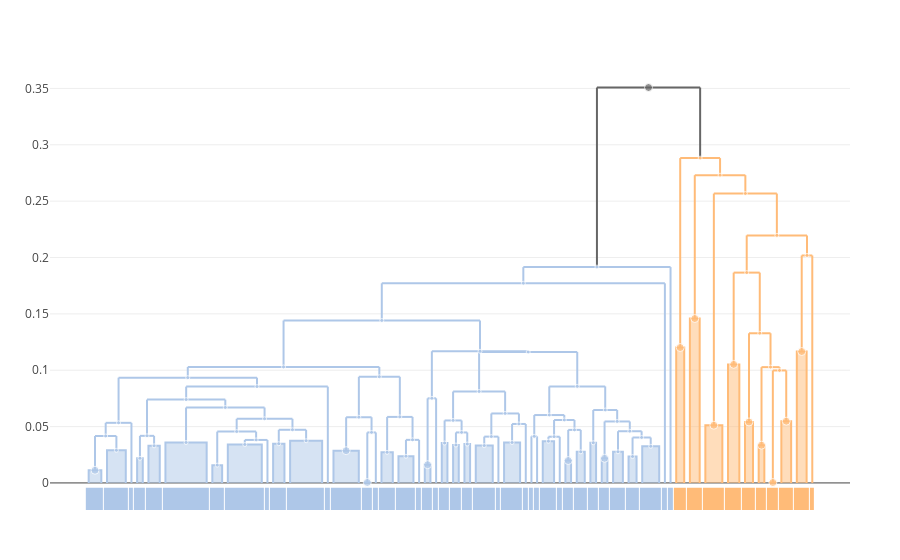

Source (notebook cell):
### Code cell
trees["all"] = cluster_annotate(cdata, 1:cdata.ntaxa)
plot(dendrogram(cdata, trees["all"]))

### Figure 1 — Plotly figure (JSON) as saved in the notebook; plotly's stock layout.template omitted (floating-point values rounded to 4 significant figures; data arrays with more than 128 entries replaced by an {"elided": "..."} marker saying what was removed)
{"data": [{"hoverinfo": "skip", "line": {"color": "#AEC7E8"}, "mode": "lines", "showlegend": false, "type": "scatter", "x": [48.7, 55.94, null, 48.7, 48.7, null, 55.94, 55.94, null], "y": [0.09419, 0.09419, null, 0.09419, 0.05827, null, 0.09419, 0.05858, null], "yaxis": "y"}, {"fill": "toself", "hoverinfo": "skip", "line": {"color": "#AEC7E8"}, "mode": "lines", "showlegend": false, "type": "scatter", "x": [33.56, 33.56, 35.56, 35.56], "y": [0, 0.03479, 0.03479, 0], "yaxis": "y"}, {"fill": "toself", "hoverinfo": "skip", "line": {"color": "#AEC7E8"}, "mode": "lines", "showlegend": false, "type": "scatter", "x": [25.56, 25.56, 31.56, 31.56], "y": [0, 0.03408, 0.03408, 0], "yaxis": "y"}, {"hoverinfo": "skip", "line": {"color": "#AEC7E8"}, "mode": "lines", "showlegend": false, "type": "scatter", "x": [83.17, 86.77, null, 83.17, 83.17, null, 86.77, 86.77, null], "y": [0.05584, 0.05584, null, 0.05584, 0.04099, null, 0.05584, 0.04706, null], "yaxis": "y"}, {"fill": "toself", "hoverinfo": "skip", "line": {"color": "#AEC7E8"}, "mode": "lines", "showlegend": false, "type": "scatter", "x": [22.83, 22.83, 24.56, 24.56], "y": [0, 0.01578, 0.01578, 0], "yaxis": "y"}, {"fill": "toself", "hoverinfo": "skip", "line": {"color": "#FFBB78"}, "mode": "lines", "showlegend": false, "type": "scatter", "x": [104.7, 104.7, 106.1, 106.1], "y": [0, 0.1201, 0.1201, 0], "yaxis": "y"}, {"hoverinfo": "skip", "line": {"color": "#AEC7E8"}, "mode": "lines", "showlegend": false, "type": "scatter", "x": [82.32, 92.2, null, 82.32, 82.32, null, 92.2, 92.2, null], "y": [0.08566, 0.08566, null, 0.08566, 0.06023, null, 0.08566, 0.06468, null], "yaxis": "y"}, {"hoverinfo": "skip", "line": {"color": "#FFBB78"}, "mode": "lines", "showlegend": false, "type": "scatter", "x": [119.8, 123.0, null, 119.8, 119.8, null, 123.0, 123.0, null], "y": [0.1027, 0.1027, null, 0.1027, 0.03349, null, 0.1027, 0.09979, null], "yaxis": "y"}, {"hoverinfo": "skip", "line": {"color": "#AEC7E8"}, "mode": "lines", "showlegend": false, "type": "scatter", "x": [18.19, 32.06, null, 18.19, 18.19, null, 32.06, 32.06, null], "y": [0.0669, 0.0669, null, 0.0669, 0.03584, null, 0.0669, 0.05689, null], "yaxis": "y"}, {"hoverinfo": "skip", "line": {"color": "#AEC7E8"}, "mode": "lines", "showlegend": false, "type": "scatter", "x": [53.69, 58.18, null, 53.69, 53.69, null, 58.18, 58.18, null], "y": [0.05858, 0.05858, null, 0.05858, 0.02712, null, 0.05858, 0.03822, null], "yaxis": "y"}, {"hoverinfo": "skip", "line": {"color": "#AEC7E8"}, "mode": "lines", "showlegend": false, "type": "scatter", "x": [82.17, 84.17, null, 82.17, 82.17, null, 84.17, 84.17, null], "y": [0.04099, 0.04099, null, 0.04099, 0.03698, null, 0.04099, 0, null], "yaxis": "y"}, {"fill": "toself", "hoverinfo": "skip", "line": {"color": "#AEC7E8"}, "mode": "lines", "showlegend": false, "type": "scatter", "x": [52.69, 52.69, 54.69, 54.69], "y": [0, 0.02712, 0.02712, 0], "yaxis": "y"}, {"fill": "toself", "hoverinfo": "skip", "line": {"color": "#AEC7E8"}, "mode": "lines", "showlegend": false, "type": "scatter", "x": [81.17, 81.17, 83.17, 83.17], "y": [0, 0.03698, 0.03698, 0], "yaxis": "y"}, {"fill": "toself", "hoverinfo": "skip", "line": {"color": "#AEC7E8"}, "mode": "lines", "showlegend": false, "type": "scatter", "x": [69.34, 69.34, 72.34, 72.34], "y": [0, 0.03311, 0.03311, 0], "yaxis": "y"}, {"hoverinfo": "skip", "line": {"color": "#AEC7E8"}, "mode": "lines", "showlegend": false, "type": "scatter", "x": [28.56, 32.56, null, 28.56, 28.56, null, 32.56, 32.56, null], "y": [0.03814, 0.03814, null, 0.03814, 0.03408, null, 0.03814, 0, null], "yaxis": "y"}, {"hoverinfo": "skip", "line": {"color": "#AEC7E8"}, "mode": "lines", "showlegend": false, "type": "scatter", "x": [52.75, 102.7, null, 52.75, 52.75, null, 102.7, 102.7, null], "y": [0.1771, 0.1771, null, 0.1771, 0.1441, null, 0.1771, 0, null], "yaxis": "y"}, {"fill": "toself", "hoverinfo": "skip", "line": {"color": "#AEC7E8"}, "mode": "lines", "showlegend": false, "type": "scatter", "x": [14.55, 14.55, 21.83, 21.83], "y": [0, 0.03584, 0.03584, 0], "yaxis": "y"}, {"hoverinfo": "skip", "line": {"color": "#AEC7E8"}, "mode": "lines", "showlegend": false, "type": "scatter", "x": [61.59, 78.59, null, 61.59, 61.59, null, 78.59, 78.59, null], "y": [0.1168, 0.1168, null, 0.1168, 0.07505, null, 0.1168, 0.1161, null], "yaxis": "y"}, {"hoverinfo": "skip", "line": {"color": "#AEC7E8"}, "mode": "lines", "showlegend": false, "type": "scatter", "x": [63.84, 66.84, null, 63.84, 63.84, null, 66.84, 66.84, null], "y": [0.05543, 0.05543, null, 0.05543, 0.03538, null, 0.05543, 0.04479, null], "yaxis": "y"}, {"fill": "toself", "hoverinfo": "skip", "line": {"color": "#AEC7E8"}, "mode": "lines", "showlegend": false, "type": "scatter", "x": [36.56, 36.56, 42.22, 42.22], "y": [0, 0.0374, 0.0374, 0], "yaxis": "y"}, {"hoverinfo": "skip", "line": {"color": "#AEC7E8"}, "mode": "lines", "showlegend": false, "type": "scatter", "x": [79.17, 80.17, null, 79.17, 79.17, null, 80.17, 80.17, null], "y": [0.0413, 0.0413, null, 0.0413, 0, null, 0.0413, 0, null], "yaxis": "y"}, {"hoverinfo": "skip", "line": {"color": "#AEC7E8"}, "mode": "lines", "showlegend": false, "type": "scatter", "x": [90.08, 94.31, null, 90.08, 90.08, null, 94.31, 94.31, null], "y": [0.06468, 0.06468, null, 0.06468, 0.03563, null, 0.06468, 0.05453, null], "yaxis": "y"}, {"hoverinfo": "skip", "line": {"color": "#AEC7E8"}, "mode": "lines", "showlegend": false, "type": "scatter", "x": [57.02, 59.34, null, 57.02, 57.02, null, 59.34, 59.34, null], "y": [0.03822, 0.03822, null, 0.03822, 0.02368, null, 0.03822, 0, null], "yaxis": "y"}, {"hoverinfo": "skip", "line": {"color": "#AEC7E8"}, "mode": "lines", "showlegend": false, "type": "scatter", "x": [6.279, 30.72, null, 6.279, 6.279, null, 30.72, 30.72, null], "y": [0.0934, 0.0934, null, 0.0934, 0.05332, null, 0.0934, 0.08545, null], "yaxis": "y"}, {"hoverinfo": "skip", "line": {"color": "#AEC7E8"}, "mode": "lines", "showlegend": false, "type": "scatter", "x": [46.46, 50.94, null, 46.46, 46.46, null, 50.94, 50.94, null], "y": [0.05827, 0.05827, null, 0.05827, 0.02862, null, 0.05827, 0.0448, null], "yaxis": "y"}, {"hoverinfo": "skip", "line": {"color": "#AEC7E8"}, "mode": "lines", "showlegend": false, "type": "scatter", "x": [92.08, 96.54, null, 92.08, 92.08, null, 96.54, 96.54, null], "y": [0.05453, 0.05453, null, 0.05453, 0.02185, null, 0.05453, 0.04586, null], "yaxis": "y"}, {"fill": "toself", "hoverinfo": "skip", "line": {"color": "#FFBB78"}, "mode": "lines", "showlegend": false, "type": "scatter", "x": [107.1, 107.1, 108.9, 108.9], "y": [0, 0.1459, 0.1459, 0], "yaxis": "y"}, {"hoverinfo": "skip", "line": {"color": "#AEC7E8"}, "mode": "lines", "showlegend": false, "type": "scatter", "x": [65.84, 67.84, null, 65.84, 65.84, null, 67.84, 67.84, null], "y": [0.04479, 0.04479, null, 0.04479, 0.03363, null, 0.04479, 0.03449, null], "yaxis": "y"}, {"hoverinfo": "skip", "line": {"color": "#AEC7E8"}, "mode": "lines", "showlegend": false, "type": "scatter", "x": [34.56, 39.39, null, 34.56, 34.56, null, 39.39, 39.39, null], "y": [0.04716, 0.04716, null, 0.04716, 0.03479, null, 0.04716, 0.0374, null], "yaxis": "y"}, {"fill": "toself", "hoverinfo": "skip", "line": {"color": "#AEC7E8"}, "mode": "lines", "showlegend": false, "type": "scatter", "x": [85.17, 85.17, 86.17, 86.17], "y": [0, 0.01988, 0.01988, 0], "yaxis": "y"}, {"fill": "toself", "hoverinfo": "skip", "line": {"color": "#FFBB78"}, "mode": "lines", "showlegend": false, "type": "scatter", "x": [113.9, 113.9, 115.9, 115.9], "y": [0, 0.1052, 0.1052, 0], "yaxis": "y"}, {"fill": "toself", "hoverinfo": "skip", "line": {"color": "#AEC7E8"}, "mode": "lines", "showlegend": false, "type": "scatter", "x": [49.69, 49.69, 50.69, 50.69], "y": [0, 0.0004105, 0.0004105, 0], "yaxis": "y"}, {"fill": "toself", "hoverinfo": "skip", "line": {"color": "#AEC7E8"}, "mode": "lines", "showlegend": false, "type": "scatter", "x": [67.34, 67.34, 68.34, 68.34], "y": [0, 0.03449, 0.03449, 0], "yaxis": "y"}, {"hoverinfo": "skip", "line": {"color": "#FFBB78"}, "mode": "lines", "showlegend": false, "type": "scatter", "x": [121.8, 124.2, null, 121.8, 121.8, null, 124.2, 124.2, null], "y": [0.09979, 0.09979, null, 0.09979, 0.0003837, null, 0.09979, 0.05478, null], "yaxis": "y"}, {"fill": "toself", "hoverinfo": "skip", "line": {"color": "#AEC7E8"}, "mode": "lines", "showlegend": false, "type": "scatter", "x": [63.34, 63.34, 64.34, 64.34], "y": [0, 0.03538, 0.03538, 0], "yaxis": "y"}, {"fill": "toself", "hoverinfo": "skip", "line": {"color": "#AEC7E8"}, "mode": "lines", "showlegend": false, "type": "scatter", "x": [98.73, 98.73, 101.7, 101.7], "y": [0, 0.03248, 0.03248, 0], "yaxis": "y"}, {"fill": "toself", "hoverinfo": "skip", "line": {"color": "#FFBB78"}, "mode": "lines", "showlegend": false, "type": "scatter", "x": [109.9, 109.9, 112.9, 112.9], "y": [0, 0.0512, 0.0512, 0], "yaxis": "y"}, {"fill": "toself", "hoverinfo": "skip", "line": {"color": "#FFBB78"}, "mode": "lines", "showlegend": false, "type": "scatter", "x": [123.3, 123.3, 125.0, 125.0], "y": [0, 0.05478, 0.05478, 0], "yaxis": "y"}, {"hoverinfo": "skip", "line": {"color": "#AEC7E8"}, "mode": "lines", "showlegend": false, "type": "scatter", "x": [94.45, 98.62, null, 94.45, 94.45, null, 98.62, 98.62, null], "y": [0.04586, 0.04586, null, 0.04586, 0.0276, null, 0.04586, 0.04031, null], "yaxis": "y"}, {"hoverinfo": "skip", "line": {"color": "#AEC7E8"}, "mode": "lines", "showlegend": false, "type": "scatter", "x": [18.5, 52.32, null, 18.5, 18.5, null, 52.32, 52.32, null], "y": [0.1029, 0.1029, null, 0.1029, 0.0934, null, 0.1029, 0.09419, null], "yaxis": "y"}, {"fill": "toself", "hoverinfo": "skip", "line": {"color": "#FFBB78"}, "mode": "lines", "showlegend": false, "type": "scatter", "x": [121.3, 121.3, 122.3, 122.3], "y": [0, 0.0003837, 0.0003837, 0], "yaxis": "y"}, {"hoverinfo": "skip", "line": {"color": "#666666"}, "mode": "lines", "showlegend": false, "type": "scatter", "x": [90.73, 109.0, null, 90.73, 90.73, null, 109.0, 109.0, null], "y": [0.3508, 0.3508, null, 0.3508, 0.1915, null, 0.3508, 0.2882, null], "yaxis": "y"}, {"fill": "toself", "hoverinfo": "skip", "line": {"color": "#AEC7E8"}, "mode": "lines", "showlegend": false, "type": "scatter", "x": [1, 1, 3.236, 3.236], "y": [0, 0.01125, 0.01125, 0], "yaxis": "y"}, {"hoverinfo": "skip", "line": {"color": "#AEC7E8"}, "mode": "lines", "showlegend": false, "type": "scatter", "x": [27.13, 36.98, null, 27.13, 27.13, null, 36.98, 36.98, null], "y": [0.05689, 0.05689, null, 0.05689, 0.04553, null, 0.05689, 0.04716, null], "yaxis": "y"}, {"hoverinfo": "skip", "line": {"color": "#AEC7E8"}, "mode": "lines", "showlegend": false, "type": "scatter", "x": [77.74, 103.7, null, 77.74, 77.74, null, 103.7, 103.7, null], "y": [0.1915, 0.1915, null, 0.1915, 0.1771, null, 0.1915, 0, null], "yaxis": "y"}, {"fill": "toself", "hoverinfo": "skip", "line": {"color": "#AEC7E8"}, "mode": "lines", "showlegend": false, "type": "scatter", "x": [87.17, 87.17, 88.58, 88.58], "y": [0, 0.0276, 0.0276, 0], "yaxis": "y"}, {"hoverinfo": "skip", "line": {"color": "#AEC7E8"}, "mode": "lines", "showlegend": false, "type": "scatter", "x": [35.41, 70.09, null, 35.41, 35.41, null, 70.09, 70.09, null], "y": [0.1441, 0.1441, null, 0.1441, 0.1029, null, 0.1441, 0.1168, null], "yaxis": "y"}, {"hoverinfo": "skip", "line": {"color": "#AEC7E8"}, "mode": "lines", "showlegend": false, "type": "scatter", "x": [97.02, 100.2, null, 97.02, 97.02, null, 100.2, 100.2, null], "y": [0.04031, 0.04031, null, 0.04031, 0.0234, null, 0.04031, 0.03248, null], "yaxis": "y"}, {"hoverinfo": "skip", "line": {"color": "#AEC7E8"}, "mode": "lines", "showlegend": false, "type": "scatter", "x": [2.118, 5.894, null, 2.118, 2.118, null, 5.894, 5.894, null], "y": [0.04162, 0.04162, null, 0.04162, 0.01125, null, 0.04162, 0.02892, null], "yaxis": "y"}, {"hoverinfo": "skip", "line": {"color": "#FFBB78"}, "mode": "lines", "showlegend": false, "type": "scatter", "x": [117.6, 121.4, null, 117.6, 117.6, null, 121.4, 121.4, null], "y": [0.1328, 0.1328, null, 0.1328, 0.0541, null, 0.1328, 0.1027, null], "yaxis": "y"}, {"fill": "toself", "hoverinfo": "skip", "line": {"color": "#FFBB78"}, "mode": "lines", "showlegend": false, "type": "scatter", "x": [126.0, 126.0, 127.8, 127.8], "y": [0, 0.1166, 0.1166, 0], "yaxis": "y"}, {"hoverinfo": "skip", "line": {"color": "#AEC7E8"}, "mode": "lines", "showlegend": false, "type": "scatter", "x": [23.7, 30.56, null, 23.7, 23.7, null, 30.56, 30.56, null], "y": [0.04553, 0.04553, null, 0.04553, 0.01578, null, 0.04553, 0.03814, null], "yaxis": "y"}, {"hoverinfo": "skip", "line": {"color": "#FFBB78"}, "mode": "lines", "showlegend": false, "type": "scatter", "x": [105.4, 112.5, null, 105.4, 105.4, null, 112.5, 112.5, null], "y": [0.2882, 0.2882, null, 0.2882, 0.1201, null, 0.2882, 0.2731, null], "yaxis": "y"}, {"fill": "toself", "hoverinfo": "skip", "line": {"color": "#AEC7E8"}, "mode": "lines", "showlegend": false, "type": "scatter", "x": [74.34, 74.34, 77.17, 77.17], "y": [0, 0.03584, 0.03584, 0], "yaxis": "y"}, {"hoverinfo": "skip", "line": {"color": "#AEC7E8"}, "mode": "lines", "showlegend": false, "type": "scatter", "x": [10.05, 12.55, null, 10.05, 10.05, null, 12.55, 12.55, null], "y": [0.04178, 0.04178, null, 0.04178, 0.02188, null, 0.04178, 0.03292, null], "yaxis": "y"}, {"fill": "toself", "hoverinfo": "skip", "line": {"color": "#AEC7E8"}, "mode": "lines", "showlegend": false, "type": "scatter", "x": [44.22, 44.22, 48.69, 48.69], "y": [0, 0.02862, 0.02862, 0], "yaxis": "y"}, {"hoverinfo": "skip", "line": {"color": "#AEC7E8"}, "mode": "lines", "showlegend": false, "type": "scatter", "x": [50.19, 51.69, null, 50.19, 50.19, null, 51.69, 51.69, null], "y": [0.0448, 0.0448, null, 0.0448, 0.0004105, null, 0.0448, 0, null], "yaxis": "y"}, {"hoverinfo": "skip", "line": {"color": "#AEC7E8"}, "mode": "lines", "showlegend": false, "type": "scatter", "x": [69.93, 87.26, null, 69.93, 69.93, null, 87.26, 87.26, null], "y": [0.1161, 0.1161, null, 0.1161, 0.0811, null, 0.1161, 0.08566, null], "yaxis": "y"}, {"fill": "toself", "hoverinfo": "skip", "line": {"color": "#AEC7E8"}, "mode": "lines", "showlegend": false, "type": "scatter", "x": [60.34, 60.34, 61.34, 61.34], "y": [0, 0.0162, 0.0162, 0], "yaxis": "y"}, {"hoverinfo": "skip", "line": {"color": "#AEC7E8"}, "mode": "lines", "showlegend": false, "type": "scatter", "x": [11.3, 25.12, null, 11.3, 11.3, null, 25.12, 25.12, null], "y": [0.07392, 0.07392, null, 0.07392, 0.04178, null, 0.07392, 0.0669, null], "yaxis": "y"}, {"hoverinfo": "skip", "line": {"color": "#AEC7E8"}, "mode": "lines", "showlegend": false, "type": "scatter", "x": [79.67, 84.97, null, 79.67, 79.67, null, 84.97, 84.97, null], "y": [0.06023, 0.06023, null, 0.06023, 0.0413, null, 0.06023, 0.05584, null], "yaxis": "y"}, {"hoverinfo": "skip", "line": {"color": "#AEC7E8"}, "mode": "lines", "showlegend": false, "type": "scatter", "x": [72.09, 76.96, null, 72.09, 72.09, null, 76.96, 76.96, null], "y": [0.06163, 0.06163, null, 0.06163, 0.04109, null, 0.06163, 0.05232, null], "yaxis": "y"}, {"fill": "toself", "hoverinfo": "skip", "line": {"color": "#AEC7E8"}, "mode": "lines", "showlegend": false, "type": "scatter", "x": [11.55, 11.55, 13.55, 13.55], "y": [0, 0.03292, 0.03292, 0], "yaxis": "y"}, {"fill": "toself", "hoverinfo": "skip", "line": {"color": "#AEC7E8"}, "mode": "lines", "showlegend": false, "type": "scatter", "x": [96.31, 96.31, 97.73, 97.73], "y": [0, 0.0234, 0.0234, 0], "yaxis": "y"}, {"fill": "toself", "hoverinfo": "skip", "line": {"color": "#FFBB78"}, "mode": "lines", "showlegend": false, "type": "scatter", "x": [119.3, 119.3, 120.3, 120.3], "y": [0, 0.03349, 0.03349, 0], "yaxis": "y"}, {"fill": "toself", "hoverinfo": "skip", "line": {"color": "#AEC7E8"}, "mode": "lines", "showlegend": false, "type": "scatter", "x": [4.236, 4.236, 7.553, 7.553], "y": [0, 0.02892, 0.02892, 0], "yaxis": "y"}, {"fill": "toself", "hoverinfo": "skip", "line": {"color": "#AEC7E8"}, "mode": "lines", "showlegend": false, "type": "scatter", "x": [55.69, 55.69, 58.34, 58.34], "y": [0, 0.02368, 0.02368, 0], "yaxis": "y"}, {"hoverinfo": "skip", "line": {"color": "#AEC7E8"}, "mode": "lines", "showlegend": false, "type": "scatter", "x": [75.75, 78.17, null, 75.75, 75.75, null, 78.17, 78.17, null], "y": [0.05232, 0.05232, null, 0.05232, 0.03584, null, 0.05232, 0, null], "yaxis": "y"}, {"hoverinfo": "skip", "line": {"color": "#AEC7E8"}, "mode": "lines", "showlegend": false, "type": "scatter", "x": [70.84, 73.34, null, 70.84, 70.84, null, 73.34, 73.34, null], "y": [0.04109, 0.04109, null, 0.04109, 0.03311, null, 0.04109, 0, null], "yaxis": "y"}, {"hoverinfo": "skip", "line": {"color": "#FFBB78"}, "mode": "lines", "showlegend": false, "type": "scatter", "x": [126.9, 128.8, null, 126.9, 126.9, null, 128.8, 128.8, null], "y": [0.2018, 0.2018, null, 0.2018, 0.1166, null, 0.2018, 0, null], "yaxis": "y"}, {"hoverinfo": "skip", "line": {"color": "#AEC7E8"}, "mode": "lines", "showlegend": false, "type": "scatter", "x": [60.84, 62.34, null, 60.84, 60.84, null, 62.34, 62.34, null], "y": [0.07505, 0.07505, null, 0.07505, 0.0162, null, 0.07505, 0, null], "yaxis": "y"}, {"hoverinfo": "skip", "line": {"color": "#FFBB78"}, "mode": "lines", "showlegend": false, "type": "scatter", "x": [114.9, 119.5, null, 114.9, 114.9, null, 119.5, 119.5, null], "y": [0.1866, 0.1866, null, 0.1866, 0.1052, null, 0.1866, 0.1328, null], "yaxis": "y"}, {"fill": "toself", "hoverinfo": "skip", "line": {"color": "#AEC7E8"}, "mode": "lines", "showlegend": false, "type": "scatter", "x": [89.58, 89.58, 90.58, 90.58], "y": [0, 0.03563, 0.03563, 0], "yaxis": "y"}, {"hoverinfo": "skip", "line": {"color": "#FFBB78"}, "mode": "lines", "showlegend": false, "type": "scatter", "x": [117.2, 127.8, null, 117.2, 117.2, null, 127.8, 127.8, null], "y": [0.2196, 0.2196, null, 0.2196, 0.1866, null, 0.2196, 0.2018, null], "yaxis": "y"}, {"hoverinfo": "skip", "line": {"color": "#AEC7E8"}, "mode": "lines", "showlegend": false, "type": "scatter", "x": [4.006, 8.553, null, 4.006, 4.006, null, 8.553, 8.553, null], "y": [0.05332, 0.05332, null, 0.05332, 0.04162, null, 0.05332, 0, null], "yaxis": "y"}, {"fill": "toself", "hoverinfo": "skip", "line": {"color": "#FFBB78"}, "mode": "lines", "showlegend": false, "type": "scatter", "x": [116.9, 116.9, 118.3, 118.3], "y": [0, 0.0541, 0.0541, 0], "yaxis": "y"}, {"hoverinfo": "skip", "line": {"color": "#AEC7E8"}, "mode": "lines", "showlegend": false, "type": "scatter", "x": [65.34, 74.53, null, 65.34, 65.34, null, 74.53, 74.53, null], "y": [0.0811, 0.0811, null, 0.0811, 0.05543, null, 0.0811, 0.06163, null], "yaxis": "y"}, {"fill": "toself", "hoverinfo": "skip", "line": {"color": "#AEC7E8"}, "mode": "lines", "showlegend": false, "type": "scatter", "x": [93.58, 93.58, 95.31, 95.31], "y": [0, 0.0276, 0.0276, 0], "yaxis": "y"}, {"fill": "toself", "hoverinfo": "skip", "line": {"color": "#AEC7E8"}, "mode": "lines", "showlegend": false, "type": "scatter", "x": [65.34, 65.34, 66.34, 66.34], "y": [0, 0.03363, 0.03363, 0], "yaxis": "y"}, {"fill": "toself", "hoverinfo": "skip", "line": {"color": "#AEC7E8"}, "mode": "lines", "showlegend": false, "type": "scatter", "x": [9.553, 9.553, 10.55, 10.55], "y": [0, 0.02188, 0.02188, 0], "yaxis": "y"}, {"hoverinfo": "skip", "line": {"color": "#FFBB78"}, "mode": "lines", "showlegend": false, "type": "scatter", "x": [108.0, 116.9, null, 108.0, 108.0, null, 116.9, 116.9, null], "y": [0.2731, 0.2731, null, 0.2731, 0.1459, null, 0.2731, 0.2568, null], "yaxis": "y"}, {"hoverinfo": "skip", "line": {"color": "#AEC7E8"}, "mode": "lines", "showlegend": false, "type": "scatter", "x": [85.67, 87.88, null, 85.67, 85.67, null, 87.88, 87.88, null], "y": [0.04706, 0.04706, null, 0.04706, 0.01988, null, 0.04706, 0.0276, null], "yaxis": "y"}, {"fill": "toself", "hoverinfo": "skip", "line": {"color": "#AEC7E8"}, "mode": "lines", "showlegend": false, "type": "scatter", "x": [91.58, 91.58, 92.58, 92.58], "y": [0, 0.02185, 0.02185, 0], "yaxis": "y"}, {"hoverinfo": "skip", "line": {"color": "#FFBB78"}, "mode": "lines", "showlegend": false, "type": "scatter", "x": [111.4, 122.5, null, 111.4, 111.4, null, 122.5, 122.5, null], "y": [0.2568, 0.2568, null, 0.2568, 0.0512, null, 0.2568, 0.2196, null], "yaxis": "y"}, {"hoverinfo": "skip", "line": {"color": "#AEC7E8"}, "mode": "lines", "showlegend": false, "type": "scatter", "x": [18.21, 43.22, null, 18.21, 18.21, null, 43.22, 43.22, null], "y": [0.08545, 0.08545, null, 0.08545, 0.07392, null, 0.08545, 0, null], "yaxis": "y"}, {"customdata": {"elided": "85x3 mixed values"}, "hovertemplate": "ID: %{customdata[0]}<br>\nHeight: %{y:.3f}<br>\nGenome count: %{customdata[1]}\n<br>\n%{customdata[2]}\n<extra></extra>", "marker": {"color": ["#AEC7E8", "#AEC7E8", "#AEC7E8", "#AEC7E8", "#AEC7E8", "#FFBB78", "#AEC7E8", "#FFBB78", "#AEC7E8", "#AEC7E8", "#AEC7E8", "#AEC7E8", "#AEC7E8", "#AEC7E8", "#AEC7E8", "#AEC7E8", "#AEC7E8", "#AEC7E8", "#AEC7E8", "#AEC7E8", "#AEC7E8", "#AEC7E8", "#AEC7E8", "#AEC7E8", "#AEC7E8", "#AEC7E8", "#FFBB78", "#AEC7E8", "#AEC7E8", "#AEC7E8", "#FFBB78", "#AEC7E8", "#AEC7E8", "#FFBB78", "#AEC7E8", "#AEC7E8", "#FFBB78", "#FFBB78", "#AEC7E8", "#AEC7E8", "#FFBB78", "#666666", "#AEC7E8", "#AEC7E8", "#AEC7E8", "#AEC7E8", "#AEC7E8", "#AEC7E8", "#AEC7E8", "#FFBB78", "#FFBB78", "#AEC7E8", "#FFBB78", "#AEC7E8", "#AEC7E8", "#AEC7E8", "#AEC7E8", "#AEC7E8", "#AEC7E8", "#AEC7E8", "#AEC7E8", "#AEC7E8", "#AEC7E8", "#AEC7E8", "#FFBB78", "#AEC7E8", "#AEC7E8", "#AEC7E8", "#AEC7E8", "#FFBB78", "#AEC7E8", "#FFBB78", "#AEC7E8", "#FFBB78", "#AEC7E8", "#FFBB78", "#AEC7E8", "#AEC7E8", "#AEC7E8", "#AEC7E8", "#FFBB78", "#AEC7E8", "#AEC7E8", "#FFBB78", "#AEC7E8"], "size": [4, 4, 4, 4, 4, 8, 4, 4, 4, 4, 4, 4, 4, 4, 4, 4, 4, 4, 4, 4, 4, 4, 4, 4, 4, 4, 8, 4, 4, 8, 8, 8, 4, 4, 4, 4, 8, 8, 4, 4, 8, 8, 8, 4, 4, 4, 4, 4, 4, 4, 8, 4, 4, 4, 4, 8, 4, 4, 8, 4, 4, 4, 4, 4, 8, 4, 4, 4, 4, 4, 4, 4, 4, 4, 4, 8, 4, 4, 4, 4, 4, 4, 8, 4, 4]}, "mode": "markers", "showlegend": false, "type": "scatter", "x": [52.32, 34.56, 28.56, 84.97, 23.7, 105.4, 87.26, 121.4, 25.12, 55.94, 83.17, 53.69, 82.17, 70.84, 30.56, 77.74, 18.19, 70.09, 65.34, 39.39, 79.67, 92.2, 58.18, 18.5, 48.7, 94.31, 108.0, 66.84, 36.98, 85.67, 114.9, 50.19, 67.84, 123.0, 63.84, 100.2, 111.4, 124.2, 96.54, 35.41, 121.8, 99.84, 2.118, 32.06, 90.73, 87.88, 52.75, 98.62, 4.006, 119.5, 126.9, 27.13, 109.0, 75.75, 11.3, 46.46, 50.94, 78.59, 60.84, 18.21, 82.32, 74.53, 12.55, 97.02, 119.8, 5.894, 57.02, 76.96, 72.09, 127.8, 61.59, 117.2, 90.08, 122.5, 6.279, 117.6, 69.93, 94.45, 65.84, 10.05, 112.5, 86.77, 92.08, 116.9, 30.72], "y": [0.09419, 0.03479, 0.03408, 0.05584, 0.01578, 0.1201, 0.08566, 0.1027, 0.0669, 0.05858, 0.04099, 0.02712, 0.03698, 0.03311, 0.03814, 0.1771, 0.03584, 0.1168, 0.05543, 0.0374, 0.0413, 0.06468, 0.03822, 0.0934, 0.05827, 0.05453, 0.1459, 0.04479, 0.04716, 0.01988, 0.1052, 0.0004105, 0.03449, 0.09979, 0.03538, 0.03248, 0.0512, 0.05478, 0.04586, 0.1029, 0.0003837, 0.3508, 0.01125, 0.05689, 0.1915, 0.0276, 0.1441, 0.04031, 0.04162, 0.1328, 0.1166, 0.04553, 0.2882, 0.03584, 0.04178, 0.02862, 0.0448, 0.1161, 0.0162, 0.07392, 0.06023, 0.06163, 0.03292, 0.0234, 0.03349, 0.02892, 0.02368, 0.05232, 0.04109, 0.2018, 0.07505, 0.1866, 0.03563, 0.2196, 0.05332, 0.0541, 0.0811, 0.0276, 0.03363, 0.02188, 0.2731, 0.04706, 0.02185, 0.2568, 0.08545], "yaxis": "y"}, {"colorscale": [[0, "#666666"], [0.1, "#AEC7E8"], [0.2, "#FFBB78"], [0.3, "#98DF8A"], [0.4, "#FF9896"], [0.5, "#C5B0D5"], [0.6, "#C49C94"], [0.7, "#F7B6D2"], [0.8, "#C7C7C7"], [0.9, "#DBDB8D"], [1, "#9EDAE5"]], "customdata": [[["ID 441", "pestis"], ["ID 519", "pestis"], ["Genome 10", "pestis"], ["ID 502", "pestis"], ["ID 526", "pestis"], ["ID 538", "pestis"], ["ID 464", "pestis"], ["ID 530", "pestis"], ["Genome 232", "pestis"], ["ID 532", "pestis"], ["ID 543", "pestis"], ["Genome 11", "pestis"], ["ID 517", "pestis"], ["ID 309", "pestis"], ["Genome 13", "pestis"], ["ID 512", "pestis"], ["ID 505", "pestis"], ["Genome 261", "pestis"], ["ID 469", "pestis"], ["Genome 181", "pestis"], ["ID 534", "pestis"], ["ID 529", "pestis"], ["ID 531", "pestis"], ["ID 527", "pestis"], ["Genome 115", "pestis"], ["ID 537", "pestis"], ["Genome 110", "pestis"], ["Genome 120", "pestis"], ["Genome 152", "pestis"], ["ID 542", "pestis"], ["Genome 205", "pestis"], ["ID 489", "pestis"], ["ID 515", "pestis"], ["ID 535", "pestis"], ["ID 501", "pestis"], ["ID 514", "pestis"], ["ID 504", "pestis"], ["ID 525", "pestis"], ["Genome 228", "pestis"], ["Genome 12", "pestis"], ["ID 593", "pseudotuberculosis"], ["ID 596", "pseudotuberculosis"], ["ID 559", "pseudotuberculosis"], ["ID 588", "pseudotuberculosis"], ["ID 562", "pseudotuberculosis"], ["ID 528", "pseudotuberculosis"], ["ID 307", "pseudotuberculosis"], ["ID 564", "pseudotuberculosis"], ["ID 591", "pseudotuberculosis"], ["Genome 267", "pseudotuberculosis"]]], "hovertemplate": "%{customdata[0]} <br>\n%{customdata[1]}\n<extra></extra>\n", "showscale": false, "type": "heatmap", "x": [0.5, 3.736, 8.053, 9.053, 11.05, 14.05, 22.33, 25.06, 32.06, 33.06, 36.06, 42.72, 43.72, 49.19, 51.19, 52.19, 55.19, 58.84, 59.84, 61.84, 62.84, 64.84, 66.84, 68.84, 72.84, 73.84, 77.67, 78.67, 79.67, 80.67, 83.67, 84.67, 86.67, 89.08, 91.08, 93.08, 95.81, 98.23, 102.2, 103.2, 104.2, 106.6, 109.4, 113.4, 116.4, 118.8, 120.8, 122.8, 125.5, 128.3, 129.3], "xgap": 1, "yaxis": "y2", "z": [[1, 1, 1, 1, 1, 1, 1, 1, 1, 1, 1, 1, 1, 1, 1, 1, 1, 1, 1, 1, 1, 1, 1, 1, 1, 1, 1, 1, 1, 1, 1, 1, 1, 1, 1, 1, 1, 1, 1, 1, 2, 2, 2, 2, 2, 2, 2, 2, 2, 2]], "zmax": 10, "zmin": 0}], "layout": {"autosize": true, "hovermode": "closest", "margin": {"b": 50, "l": 50, "r": 50, "t": 60}, "xaxis": {"autorange": true, "range": [-5.484, 135.2], "type": "linear", "visible": false}, "yaxis": {"autorange": true, "range": [-0.0248, 0.376], "type": "linear"}, "yaxis2": {"autorange": true, "domain": [0, 0.05], "fixedrange": true, "range": [-0.5, 0.5], "visible": false}}}
